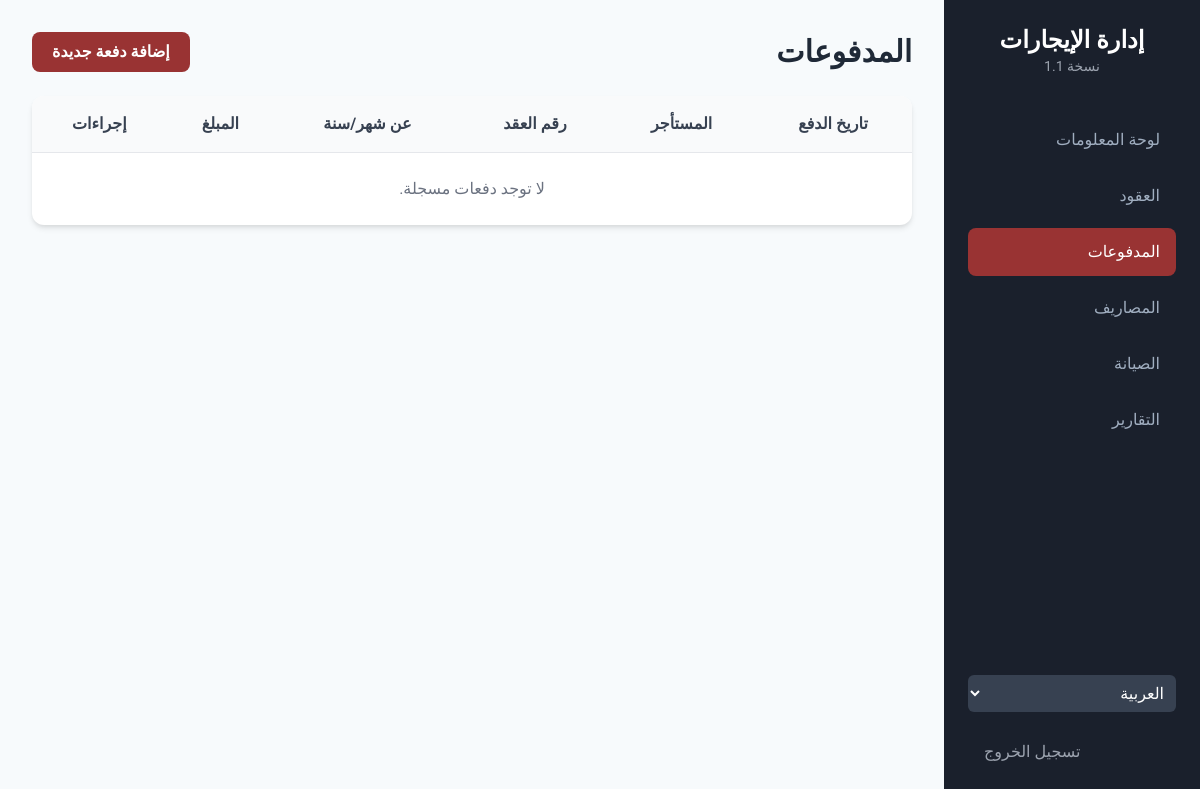
The page /dashboard/payments/ (signed in) on the database as committed earlier.
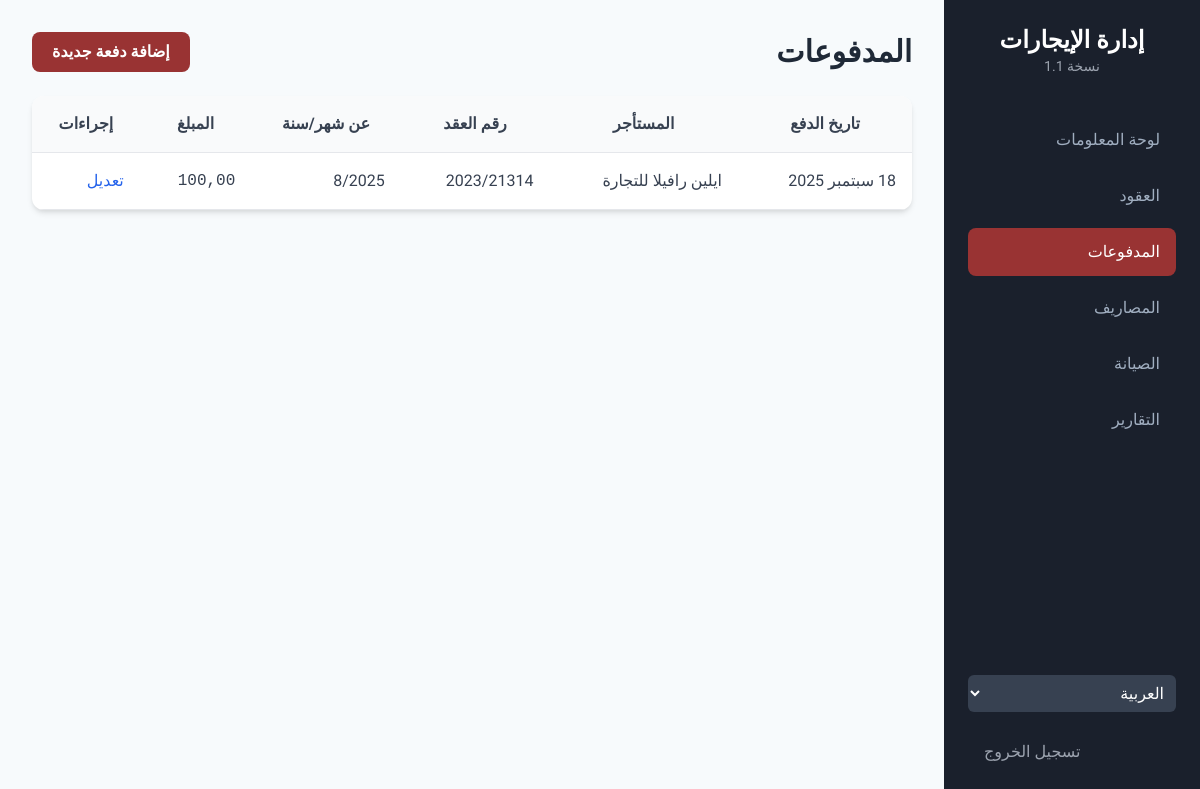
The same page on the database as committed later.
### dashboard/models.py (models this page shows, shortened)
class Payment(models.Model):
    lease = models.ForeignKey(Lease, on_delete=models.CASCADE, related_name='payments', verbose_name=_("العقد"))
    payment_date = models.DateField(_("تاريخ الدفع"))
    amount = models.DecimalField(_("المبلغ المدفوع"), max_digits=10, decimal_places=2)
    payment_for_month = models.IntegerField(_("دفعة عن شهر"), choices=[(i, _(str(i))) for i in range(1, 13)])
    payment_for_year = models.IntegerField(_("دفعة عن سنة"), default=timezone.now().year)
    notes = models.TextField(_("ملاحظات"), blank=True, null=True)
    class Meta:
        verbose_name = _("دفعة")
        verbose_name_plural = _("الدفعات")
        ordering = ['-payment_date']
        unique_together = ('lease', 'payment_for_month', 'payment_for_year')

class Lease(models.Model):
    STATUS_CHOICES = [('active', _('نشط')), ('expiring_soon', _('قريب الانتهاء')), ('expired', _('منتهي')), ('cancelled', _('ملغي'))]
    unit = models.ForeignKey(Unit, on_delete=models.CASCADE, verbose_name=_("الوحدة"))
    tenant = models.ForeignKey(Tenant, on_delete=models.CASCADE, verbose_name=_("المستأجر"))
    contract_number = models.CharField(_("رقم العقد"), max_length=50, unique=True)
    contract_form_number = models.CharField(_("رقم نموذج العقد"), max_length=50, blank=True, null=True)
    monthly_rent = models.DecimalField(_("مبلغ الإيجار الشهري"), max_digits=10, decimal_places=2)
    start_date = models.DateField(_("تاريخ بدء العقد"))
    end_date = models.DateField(_("تاريخ انتهاء العقد"))
    electricity_meter = models.CharField(_("رقم عداد الكهرباء"), max_length=50, blank=True, null=True)
    water_meter = models.CharField(_("رقم عداد المياه"), max_length=50, blank=True, null=True)
    status = models.CharField(_("حالة العقد"), max_length=20, choices=STATUS_CHOICES, default='active', editable=False)
    office_fee = models.DecimalField(_("رسوم المكتب"), max_digits=10, decimal_places=2, default=5.00)
    admin_fee = models.DecimalField(_("الرسوم الإدارية"), max_digits=10, decimal_places=2, default=1.00)
    registration_fee = models.DecimalField(_("رسوم تسجيل العقد (3%)"), max_digits=10, decimal_places=2, blank=True)
    class Meta:
        verbose_name = _("عقد إيجار")
        verbose_name_plural = _("عقود الإيجار")

class Tenant(models.Model):
    TENANT_TYPE_CHOICES = [('individual', _('فرد')), ('company', _('شركة'))]
    user = models.OneToOneField(User, on_delete=models.SET_NULL, null=True, blank=True, verbose_name=_("حساب المستخدم"), help_text=_("اربط المستأجر بحساب مستخدم لتسجيل الدخول إلى البوابة."))
    name = models.CharField(_("اسم المستأجر"), max_length=150)
    tenant_type = models.CharField(_("نوع المستأجر"), max_length=20, choices=TENANT_TYPE_CHOICES)
    phone = models.CharField(_("رقم الهاتف"), max_length=15)
    email = models.EmailField(_("البريد الإلكتروني"), blank=True, null=True)
    authorized_signatory = models.CharField(_("المفوض بالتوقيع"), max_length=150, blank=True, null=True, help_text=_("يُملأ فقط في حال كان المستأجر شركة"))
    class Meta:
        verbose_name = _("مستأجر")
        verbose_name_plural = _("المستأجرين")

### dashboard/views.py (the view)
# urls.py: path('payments/', PaymentListView.as_view(), name='payment_list'),
class PaymentListView(StaffRequiredMixin, ListView):
    model = Payment; template_name = 'dashboard/payment_list.html'; context_object_name = 'payments'; paginate_by = 20

### dashboard/views.py (called while the page is built)
    def test_func(self):
        return self.request.user.is_staff

### dashboard/templates/dashboard/payment_list.html (shortened to what this page needs)
{% extends 'dashboard/base.html' %}
{% load i18n %}
{% block content %}
<div class="flex justify-between items-center mb-6">
    <h2 class="text-3xl font-bold text-gray-800">{% trans "المدفوعات" %}</h2>
    <a href="{% url 'payment_create' %}" class="btn-primary py-2 px-5 rounded-lg font-semibold">{% trans "إضافة دفعة جديدة" %}</a>
</div>
<div class="card overflow-hidden">
    <table class="w-full text-start">
        <thead class="bg-gray-50 border-b">
            <tr><th class="p-4">{% trans "تاريخ الدفع" %}</th><th class="p-4">{% trans "المستأجر" %}</th><th class="p-4">{% trans "رقم العقد" %}</th><th class="p-4">{% trans "عن شهر/سنة" %}</th><th class="p-4">{% trans "المبلغ" %}</th><th class="p-4">{% trans "إجراءات" %}</th></tr>
        </thead>
        <tbody>
            {% for payment in payments %}
            <tr class="border-b hover:bg-gray-50">
                <td class="p-4">{{ payment.payment_date|date:"d M Y" }}</td>
                <td class="p-4">{{ payment.lease.tenant.name }}</td>
                <td class="p-4">{{ payment.lease.contract_number }}</td>
                <td class="p-4">{{ payment.payment_for_month }}/{{ payment.payment_for_year }}</td>
                <td class="p-4 font-mono">{{ payment.amount|floatformat:2 }}</td>
                <td class="p-4"><a href="{% url 'payment_update' payment.pk %}" class="text-blue-600 hover:underline">{% trans "تعديل" %}</a></td>
            </tr>
            {% empty %}
            <tr><td colspan="6" class="p-6 text-center text-gray-500">{% trans "لا توجد دفعات مسجلة." %}</td></tr>
            {% endfor %}
        </tbody>
    </table>
</div>
{% endblock %}

### dashboard/templates/dashboard/base.html (shortened to what this page needs)
{% load i18n %}
<!DOCTYPE html>
<html lang="{{ LANGUAGE_CODE }}" dir="{% if LANGUAGE_CODE == 'ar' %}rtl{% else %}ltr{% endif %}">
<head>
    <script src="https://cdn.tailwindcss.com"></script><script src="https://cdn.jsdelivr.net/npm/chart.js"></script>
</head>
<body class="text-gray-700">
<div class="flex h-screen">
<aside class="sidebar w-64 p-6 text-white flex-shrink-0 flex flex-col">
    <div class="text-center mb-10"><h1 class="text-2xl font-bold">{% trans "إدارة الإيجارات" %}</h1><p class="text-sm text-gray-400">{% trans "نسخة" %} 1.1</p></div>
    <nav>
        <a href="{% url 'dashboard_home' %}" class="block py-3 px-4 rounded-lg mb-2 {% if request.resolver_match.url_name == 'dashboard_home' %}active{% endif %}">{% trans "لوحة المعلومات" %}</a>
        <a href="{% url 'lease_list' %}" class="block py-3 px-4 rounded-lg mb-2 {% if 'lease' in request.resolver_match.url_name or request.path == '/dashboard/' %}active{% endif %}">{% trans "العقود" %}</a>
        <a href="{% url 'payment_list' %}" class="block py-3 px-4 rounded-lg mb-2 {% if 'payment' in request.resolver_match.url_name %}active{% endif %}">{% trans "المدفوعات" %}</a>
        <a href="{% url 'expense_list' %}" class="block py-3 px-4 rounded-lg mb-2 {% if 'expense' in request.resolver_match.url_name %}active{% endif %}">{% trans "المصاريف" %}</a>
        <a href="{% url 'maintenance_admin_list' %}" class="block py-3 px-4 rounded-lg mb-2 {% if 'maintenance' in request.resolver_match.url_name %}active{% endif %}">{% trans "الصيانة" %}</a>
        <a href="{% url 'report_selection' %}" class="block py-3 px-4 rounded-lg mb-2 {% if 'report' in request.resolver_match.url_name %}active{% endif %}">{% trans "التقارير" %}</a>
    </nav>
    <div class="mt-auto">
        <form action="{% url 'set_language' %}" method="post" class="mb-4">{% csrf_token %}<input name="next" type="hidden" value="{{ request.get_full_path|slice:'3:' }}">
        <select name="language" onchange="this.form.submit()" class="w-full bg-gray-700 text-white p-2 rounded-md">
            {% get_current_language as LANGUAGE_CODE %}{% get_available_languages as LANGUAGES %}
            {% for lang_code, lang_name in LANGUAGES %}<option value="{{ lang_code }}" {% if lang_code == LANGUAGE_CODE %}selected{% endif %}>{{ lang_name }}</option>{% endfor %}
        </select></form>
        <form method="post" action="{% url 'logout' %}">{% csrf_token %}<button type="submit" class="w-full text-left py-3 px-4 rounded-lg text-gray-400 hover:bg-red-800 hover:text-white">{% trans "تسجيل الخروج" %}</button></form>
    </div>
</aside>
<main class="flex-1 overflow-y-auto p-8">
    {% block content %}{% endblock %}
</main>
</div>
</body>
</html>

Rows that differ between the two databases and show on the page:
added Payment: payment_date "18 سبتمبر 2025", lease.tenant.name "ايلين رافيلا للتجارة", lease.contract_number "2023/21314", payment_for_month "8", payment_for_year "2025", amount "100,00"
Other text that changed with them:
text no longer shown: "لا توجد دفعات مسجلة."
